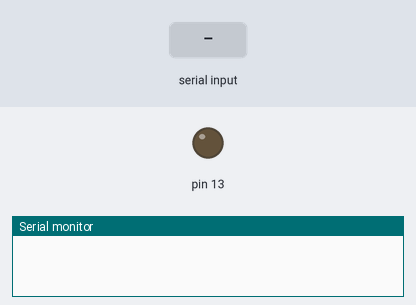
Simulated run of this sketch. Board: Arduino Uno, built with avr-gcc and run on an emulated ATmega328P. Parts: output pins drawn as LEDs (lit = HIGH), the last lines printed to the serial monitor. The inputs (shaded band) are chosen by the test bench.

Above: at 1.2 s.
1.3 s: "1" received over Serial
At 2.3 s:
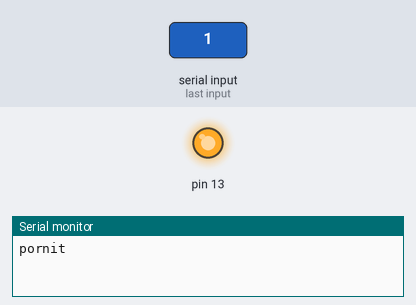
2.8 s: "2" received over Serial
At 3.5 s:
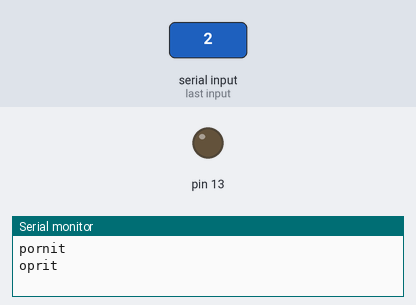
Timing chart, 0 to 5.8 s (numbered marks = the images above; inputs shaded):
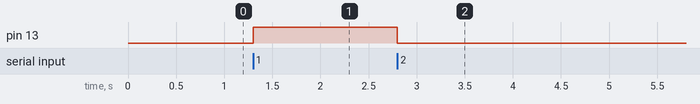

Measured:
- after the input at 1.3 s, pin 13: LOW → HIGH at once
- after the input at 2.8 s, pin 13: HIGH → LOW at once

The sketch:

Ex1LAB1.ino
```cpp
int mode = 0;
unsigned long previousMillis = 0;
const long interval = 10000;
bool ledState = LOW;

void setup() {
  Serial.begin(9600);
  pinMode(13, OUTPUT);
  digitalWrite(13, LOW);
}

void loop() {
  if (Serial.available() > 0) {
    char optiune = Serial.read();

    if (optiune == '1') {
      mode = 1;
      Serial.println("pornit");
      digitalWrite(13, HIGH);
      ledState = HIGH;
    }
    else if (optiune == '2') {
      mode = 2;
      Serial.println("oprit");
      digitalWrite(13, LOW);
      ledState = LOW;
    }
    else if (optiune == '3') {
      mode = 3;
      Serial.println("blink");
      previousMillis = millis();
    }
  }

  if (mode == 3) {
    unsigned long currentMillis = millis();

    if (currentMillis - previousMillis >= interval) {
      previousMillis = currentMillis;
      ledState = !ledState;
      digitalWrite(13, ledState);
    }
  }
}
```
